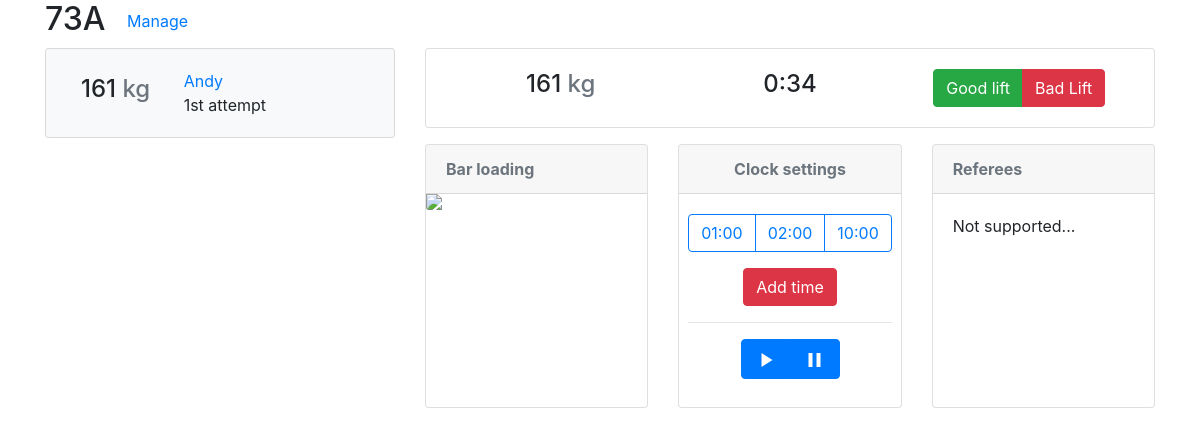
The app's page /meet/2/17/, older data.
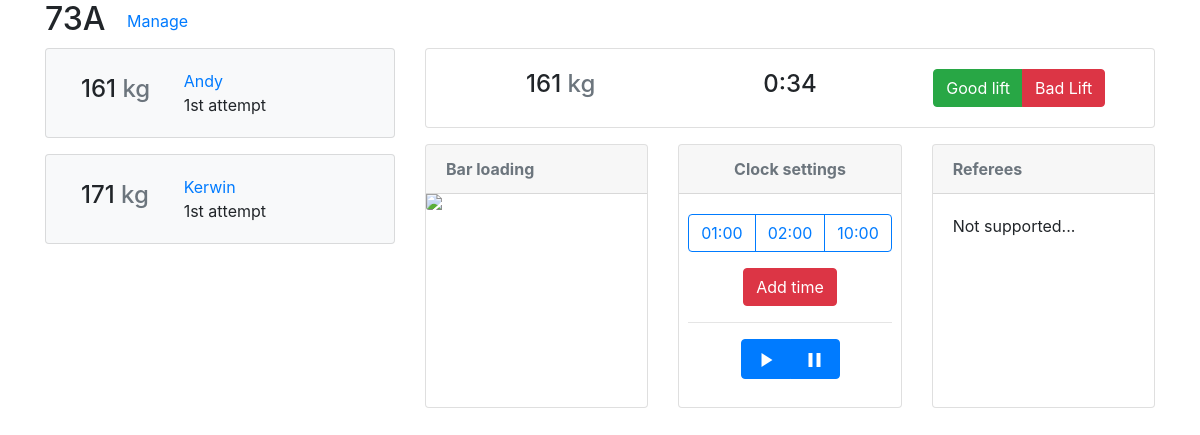
The same page, newer data.
### session/models.py (models this page shows, shortened)
class Athlete(models.Model):
    session = models.ForeignKey("Session", on_delete=models.CASCADE)
    name = models.CharField(max_length=60)
    date_of_birth = models.DateField()
    gender = models.BooleanField()
    bodyweight = models.FloatField()
    affiliation = models.CharField(max_length=3)
    next_attempt = models.IntegerField(default=1)
    next_weight = models.IntegerField(default=999)
    def __str__(self):
        return self.name
    def get_next_lift(self):
        for i in range(1,4):
            if self.lift_set.filter(attempt=self.next_attempt).filter(change=i).first().weight != 999:
                lift = self.lift_set.filter(attempt=self.next_attempt).filter(change=i).first()
            else:
                break
        return lift

class Lift(models.Model):
    athlete = models.ForeignKey("Athlete", on_delete=models.CASCADE)
    attempt = models.IntegerField(default=1)
    weight = models.IntegerField(default=999)
    result = models.NullBooleanField(default=None)
    change = models.IntegerField(default=1)
    def __str__(self):
        return str(self.weight)

### session/views/session.py (the view)
# urls.py: path('', homepage.index, name='index'),
def index(request, meet_id, session_id):
    session = get_object_or_404(Session, pk=session_id)
    if session.meet.id != meet_id:
        raise Http404("Session not found!")
    athletes_list = session.sorted_athlete_set()
    next_athlete = athletes_list.first()
    bg_path = ''
    if next_athlete != None:
        weight = next_athlete.next_weight
        if weight < 25:
            weight = 25
        bg_path += 'session/' + generate(weight, next_athlete.gender, file_path='session/static/session/')
    form = UpdateAthleteForm()
    context = {
        'session': session,
        'athletes_list': athletes_list,
        'form':form,
        'bg_path':bg_path
    }
    return render(request, 'session/index.html', context)

### session/models.py (called while the page is built)
    def __str__(self):
        return str(self.bodyweight) + self.letter

    def sorted_athlete_set(self):
        return self.athlete_set.order_by('next_weight')

### session/templates/session/index.html (shortened to what the changed rows need)
{% extends 'main/base.html' %}
{% load crispy_forms_tags %}
{% load humanize %}
{% load static %}
{% block content %}
<h2>{{ session }}
    <span>
        <a  class="btn btn-link pull-right" href="{% url 'meet:session:manage' session.meet.id session.id %}">Manage</a>
    </span>
</h2>
<div class="row" id="infobox">
    <div class="col-4">
        <div style="overflow-y:auto; max-height: 30rem;">
            {% if athletes_list %}
                {% for athlete in athletes_list %}
                    <div class="card bg-light mb-3" style="max-width: 30rem;">
                            <div class="card-body">
                                <div class="container-fluid">
                                    <div class="row">
                                        <div class="col-4 align-self-center">
                                            <h4>
                                                {% if athlete.get_next_lift.weight != 999 %}
                                                    {{ athlete.get_next_lift }}
                                                {% else %}
                                                    --
                                                {% endif %}
                                                <span class="text-secondary">kg</span>
                                            </h4>
                                        </div>
                                        <div class="col-8">
                                            <span class="text-primary">{{athlete}}</span><br>
                                            <span>{{athlete.next_attempt | ordinal}} attempt</span>
                                        </div>
                                    </div>
                                </div>
                            </div>
                    </div>
                {% endfor %}
            {% endif %}
            </div>
    </div>
    {% if athletes_list %}
    <div class="col-8" id="info-{{athlete.pk}}">
        <div class="row">
            <div class="col">
                <div class="card text-center" style="max-width: 50rem;">
                    <div class="card-body">
                        <div class="container-fluid">
                            <div class="row">
                                <div class="col-4 align-self-center">
                                    <h4>
                                        {% if athletes_list.first.get_next_lift.weight != 999 %}
                                            {{ athletes_list.first.next_weight }}
                                        {% else %}
                                            --
                                        {% endif %}
                                        <span class="text-secondary">kg</span>
                                    </h4>
                                </div>
                            </div>
                        </div>
                    </div>
                </div>
            </div>
        </div>
    </div>
    {% endif %}
</div>
{% endblock %}

Row changes from the older to the newer data that the page shows:
added Athlete: get_next_lift "171", name "Kerwin", next_attempt|ordinal "1st"
